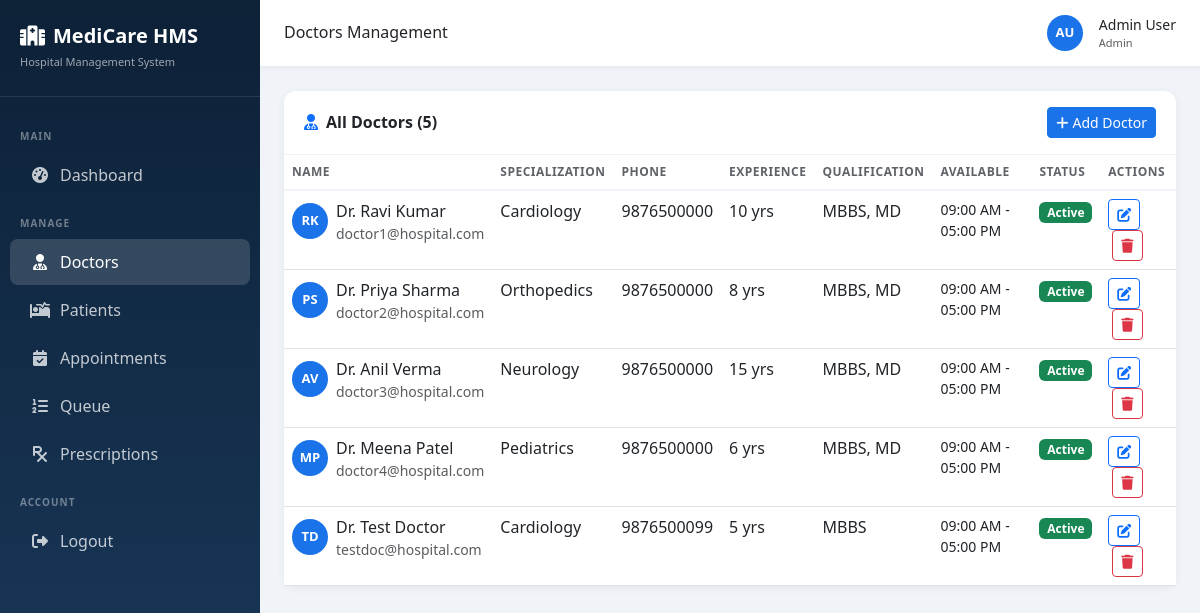
Screenshot of /doctors/ (signed in) with the database file from the repository.
### doctors/models.py (models this page shows, shortened)
class Doctor(models.Model):
    user = models.OneToOneField(User, on_delete=models.CASCADE, related_name='doctor_profile')
    specialization = models.ForeignKey(Specialization, on_delete=models.SET_NULL, null=True)
    phone = models.CharField(max_length=15)
    address = models.TextField(blank=True)
    experience_years = models.IntegerField(default=0)
    qualification = models.CharField(max_length=200, blank=True)
    available_from = models.TimeField(default='09:00')
    available_to = models.TimeField(default='17:00')
    is_active = models.BooleanField(default=True)
    created_at = models.DateTimeField(auto_now_add=True)

class Specialization(models.Model):
    name = models.CharField(max_length=100)
    def __str__(self):
        return self.name

### doctors/views.py (the view)
# urls.py: path('doctors/', dv.doctor_list, name='doctor_list'),
@login_required
def doctor_list(request):
    profile = UserProfile.objects.filter(user=request.user).first()
    if not (request.user.is_superuser or (profile and profile.role == 'admin')):
        messages.error(request, 'Access denied.')
        return redirect('home')
    doctors = Doctor.objects.select_related('user','specialization').all()
    return render(request, 'admin/doctors.html', {'doctors': doctors})

### common/context_processors.py (called while the page is built)
def user_profile(request):
    if request.user.is_authenticated:
        profile = UserProfile.objects.filter(user=request.user).first()
        return {'user_profile': profile}
    return {'user_profile': None}

### templates/admin/doctors.html (shortened to what this page needs)
{% extends 'base.html' %}
{% block page_title %}Doctors Management{% endblock %}
{% block content %}
<div class="card">
  <div class="card-header d-flex justify-content-between align-items-center">
    <span><i class="fas fa-user-md me-2 text-primary"></i>All Doctors ({{ doctors.count }})</span>
    <a href="{% url 'add_doctor' %}" class="btn btn-primary btn-sm"><i class="fas fa-plus me-1"></i>Add Doctor</a>
  </div>
  <div class="card-body p-0"><div class="table-responsive">
    <table class="table table-hover mb-0">
      <thead><tr><th>Name</th><th>Specialization</th><th>Phone</th><th>Experience</th><th>Qualification</th><th>Available</th><th>Status</th><th>Actions</th></tr></thead>
      <tbody>
        {% for d in doctors %}
        <tr>
          <td><div class="d-flex align-items-center gap-2">
            <div class="avatar">{{ d.user.first_name|first }}{{ d.user.last_name|first }}</div>
            <div><div class="fw-500">Dr. {{ d.user.get_full_name }}</div><div class="text-muted small">{{ d.user.email }}</div></div>
          </div></td>
          <td>{{ d.specialization|default:"-" }}</td>
          <td>{{ d.phone }}</td>
          <td>{{ d.experience_years }} yrs</td>
          <td>{{ d.qualification|default:"-" }}</td>
          <td class="small">{{ d.available_from|time:"h:i A" }} - {{ d.available_to|time:"h:i A" }}</td>
          <td>{% if d.is_active %}<span class="badge bg-success">Active</span>{% else %}<span class="badge bg-secondary">Inactive</span>{% endif %}</td>
          <td>
            <a href="{% url 'edit_doctor' d.pk %}" class="btn btn-sm btn-outline-primary"><i class="fas fa-edit"></i></a>
            <a href="{% url 'delete_doctor' d.pk %}" class="btn btn-sm btn-outline-danger ms-1"><i class="fas fa-trash"></i></a>
          </td>
        </tr>
        {% empty %}<tr><td colspan="8" class="text-center text-muted py-4">No doctors found. <a href="{% url 'add_doctor' %}">Add the first doctor</a></td></tr>{% endfor %}
      </tbody>
    </table>
  </div></div>
</div>
{% endblock %}

### templates/base.html (shortened to what this page needs)
<!DOCTYPE html>
<html lang="en">
<head>
<link href="https://cdn.jsdelivr.net/npm/bootstrap@5.3.0/dist/css/bootstrap.min.css" rel="stylesheet">
<link href="https://cdnjs.cloudflare.com/ajax/libs/font-awesome/6.4.0/css/all.min.css" rel="stylesheet">
</head>
<body>
{% if user.is_authenticated %}
<div class="sidebar" id="sidebar">
  <div class="brand">
    <h5><i class="fas fa-hospital-alt me-2"></i>MediCare HMS</h5>
    <small>Hospital Management System</small>
  </div>
  <nav class="mt-3">
    {% if user.is_superuser or user_profile.role == 'admin' %}
    <div class="sidebar-section">Main</div>
    <a href="{% url 'admin_dashboard' %}" class="nav-link {% if request.resolver_match.url_name == 'admin_dashboard' %}active{% endif %}"><i class="fas fa-tachometer-alt"></i> Dashboard</a>
    <div class="sidebar-section">Manage</div>
    <a href="{% url 'doctor_list' %}" class="nav-link {% if 'doctor' in request.resolver_match.url_name %}active{% endif %}"><i class="fas fa-user-md"></i> Doctors</a>
    <a href="{% url 'patient_list' %}" class="nav-link {% if 'patient' in request.resolver_match.url_name %}active{% endif %}"><i class="fas fa-procedures"></i> Patients</a>
    <a href="{% url 'appointment_list' %}" class="nav-link {% if 'appointment' in request.resolver_match.url_name %}active{% endif %}"><i class="fas fa-calendar-check"></i> Appointments</a>
    <a href="{% url 'appointment_queue' %}" class="nav-link"><i class="fas fa-list-ol"></i> Queue</a>
    <a href="{% url 'prescription_list' %}" class="nav-link"><i class="fas fa-prescription"></i> Prescriptions</a>
    {% endif %}
    <div class="sidebar-section">Account</div>
    <a href="{% url 'logout' %}" class="nav-link"><i class="fas fa-sign-out-alt"></i> Logout</a>
  </nav>
</div>
<div class="main-content">
  <div class="topbar">
    <div class="d-flex align-items-center gap-3">
      <h6 class="mb-0 fw-600">{% block page_title %}Dashboard{% endblock %}</h6>
    </div>
    <div class="d-flex align-items-center gap-3">
      <div class="avatar">{{ user.first_name|first|upper }}{{ user.last_name|first|upper }}</div>
      <div>
        <div class="fw-600 small">{{ user.get_full_name|default:user.username }}</div>
        <div class="text-muted" style="font-size:11px;">{% if user.is_superuser %}Admin{% elif user_profile %}{{ user_profile.role|title }}{% endif %}</div>
      </div>
    </div>
  </div>
  <div class="page-content">
    {% block content %}{% endblock %}
  </div>
</div>
{% endif %}
</body>
</html>

### templates/base.html (style rules this page uses)
:root { --primary:#1a73e8;--secondary:#34a853;--danger:#ea4335;--warning:#fbbc04;--sidebar-width:260px; }
body { font-family:'Segoe UI',sans-serif;background:#f0f4f8; }
.sidebar { width:var(--sidebar-width);height:100vh;background:linear-gradient(180deg,#0d2137 0%,#1a3a5c 100%);position:fixed;top:0;left:0;overflow-y:auto;z-index:1000;transition:.3s; }
.sidebar .brand { padding:24px 20px;border-bottom:1px solid rgba(255,255,255,.1); }
.sidebar .brand h5 { color:#fff;font-weight:700;margin:0; }
.sidebar .brand small { color:rgba(255,255,255,.6);font-size:11px; }
.sidebar .nav-link { color:rgba(255,255,255,.75);padding:11px 20px;border-radius:8px;margin:2px 10px;transition:.2s;display:flex;align-items:center;gap:10px; }
.sidebar .nav-link:hover,.sidebar .nav-link.active { background:rgba(255,255,255,.15);color:#fff; }
.sidebar .nav-link i { width:20px;text-align:center; }
.sidebar-section { padding:16px 20px 6px;color:rgba(255,255,255,.4);font-size:10px;font-weight:700;letter-spacing:1px;text-transform:uppercase; }
.main-content { margin-left:var(--sidebar-width);min-height:100vh; }
.topbar { background:#fff;padding:14px 24px;border-bottom:1px solid #e8edf2;display:flex;align-items:center;justify-content:space-between;position:sticky;top:0;z-index:100;box-shadow:0 1px 4px rgba(0,0,0,.06); }
.page-content { padding:24px; }
.card { border:none;border-radius:12px;box-shadow:0 2px 8px rgba(0,0,0,.06);margin-bottom:20px; }
.card-header { background:transparent;border-bottom:1px solid #f0f4f8;padding:16px 20px;font-weight:600; }
.btn-primary { background:var(--primary);border-color:var(--primary); }
.table th { font-weight:600;color:#5f6368;font-size:12px;text-transform:uppercase;letter-spacing:.5px;border-bottom:2px solid #f0f4f8; }
.avatar { width:36px;height:36px;border-radius:50%;background:var(--primary);color:#fff;display:inline-flex;align-items:center;justify-content:center;font-weight:600;font-size:13px; }

### rows the page displays
Doctor: user.first_name|first "R", user.last_name|first "K", user.get_full_name "Ravi Kumar", user.email "doctor1@hospital.com", specialization "Cardiology", phone "9876500000", experience_years "10", qualification "MBBS, MD", available_from "09:00 AM", available_to "05:00 PM", is_active "Active"
Doctor: user.first_name|first "P", user.last_name|first "S", user.get_full_name "Priya Sharma", user.email "doctor2@hospital.com", specialization "Orthopedics", phone "9876500000", experience_years "8", qualification "MBBS, MD", available_from "09:00 AM", available_to "05:00 PM", is_active "Active"
Doctor: user.first_name|first "A", user.last_name|first "V", user.get_full_name "Anil Verma", user.email "doctor3@hospital.com", specialization "Neurology", phone "9876500000", experience_years "15", qualification "MBBS, MD", available_from "09:00 AM", available_to "05:00 PM", is_active "Active"
Doctor: user.first_name|first "M", user.last_name|first "P", user.get_full_name "Meena Patel", user.email "doctor4@hospital.com", specialization "Pediatrics", phone "9876500000", experience_years "6", qualification "MBBS, MD", available_from "09:00 AM", available_to "05:00 PM", is_active "Active"
Doctor: user.first_name|first "T", user.last_name|first "D", user.get_full_name "Test Doctor", user.email "testdoc@hospital.com", specialization "Cardiology", phone "9876500099", experience_years "5", qualification "MBBS", available_from "09:00 AM", available_to "05:00 PM", is_active "Active"

### other values shown
{{ user.first_name|first|upper }} "A"
{{ user.last_name|first|upper }} "U"
{{ user.get_full_name|default:user.username }} "Admin User"
{{ doctors.count }} "5"
